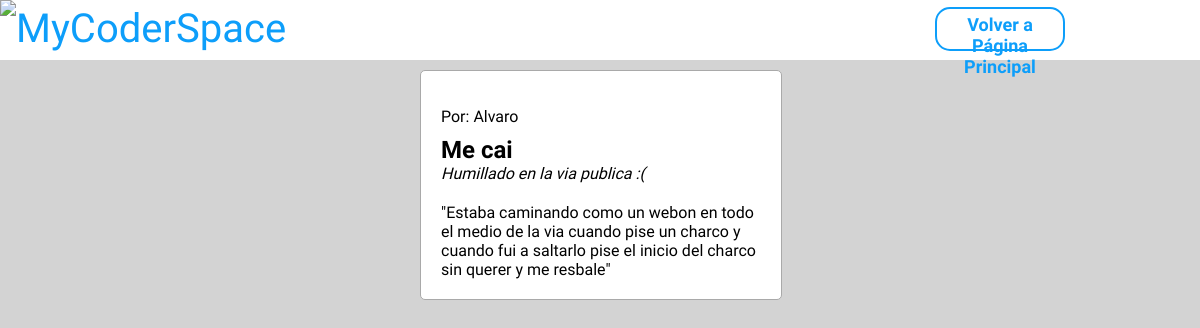
The page /detail/6/ (signed in) on the database its author committed.
### MyCoderSpace/models.py (models this page shows, shortened)
class BlogModel(models.Model):
    titulo = models.CharField(max_length=100)
    sub_titulo = models.CharField(max_length=100)
    cuerpo = models.TextField()
    autor = models.ForeignKey(User, on_delete=models.CASCADE)
    fecha_creacion = models.DateField(auto_now_add=True)

### MyCoderSpace/views.py (the view)
# urls.py: path("detail/<pk>/", views.BlogDetail.as_view(), name = "detail"),
class BlogDetail(DetailView):
    model = BlogModel
    template_name = "blog_detail.html"

### MyCoderSpace/templates/blog_detail.html (shortened to what this page needs)
{% extends "createblog.html" %}
{% load static %}
{% block contenidoDinamico %}
    <div id="cuerpo">
      <div id="cuadricula">
        <div id="blog">
          <div id="texto-blog">
            <p id="autor">Por: {{object.autor}}</p>
            <p id="titulo">{{object.titulo}}</p>
            <p id="sub_titulo">{{object.sub_titulo}}</p>
            <p id="cuerpo-blog2">{{object.cuerpo}}</p>
          </div>
        </div>
      </div>
    </div>
{% endblock %}

### MyCoderSpace/templates/createblog.html (style rules this page uses)
body, html { margin: 0px; padding: 0px; font-family: 'Mukta', sans-serif; color: black; border: 0px; background: lightgray; }
#cuerpo { display: flex; flex-wrap: nowrap; align-items: center; margin-top: 10px; padding: 0px; width: 100%; height: 100%; width: 100%; }
#cuadricula { display: inline-block; height: 92%; width: 30%; margin-bottom: 0px; margin-top: 0px; margin-right: auto; margin-left: auto; }
#blog { display: flex; width: 100%; height: 430px; margin: 0px auto; background: white; border: 1px solid darkgray; border-radius: 5px; }
#texto-blog { margin: -10px auto 0px auto; }
#texto-blog p { margin-bottom: 0px; }
#autor { display: inline-block; }
#titulo { font-size: 20px; margin-top: -15px; }

### MyCoderSpace/templates/blog_detail.html (style rules this page uses)
#blog { height: 30%; }
#texto-blog { margin: 20px; }
#titulo { margin-top: 10px; font-size: 24px; font-weight: 800; }
#sub_titulo { font-style: italic; margin-top: 0px; }
#cuerpo-blog2 { margin-top: 20px; }

### rows shown on the page
BlogModel: autor "Alvaro", titulo "Me cai", sub_titulo "Humillado en la via publica :(", cuerpo "\"Estaba caminando como un webon en todo el medio de la via cuando pise un charco y cuando fui a saltarlo pise el inicio del charco sin querer y me resbale\""
